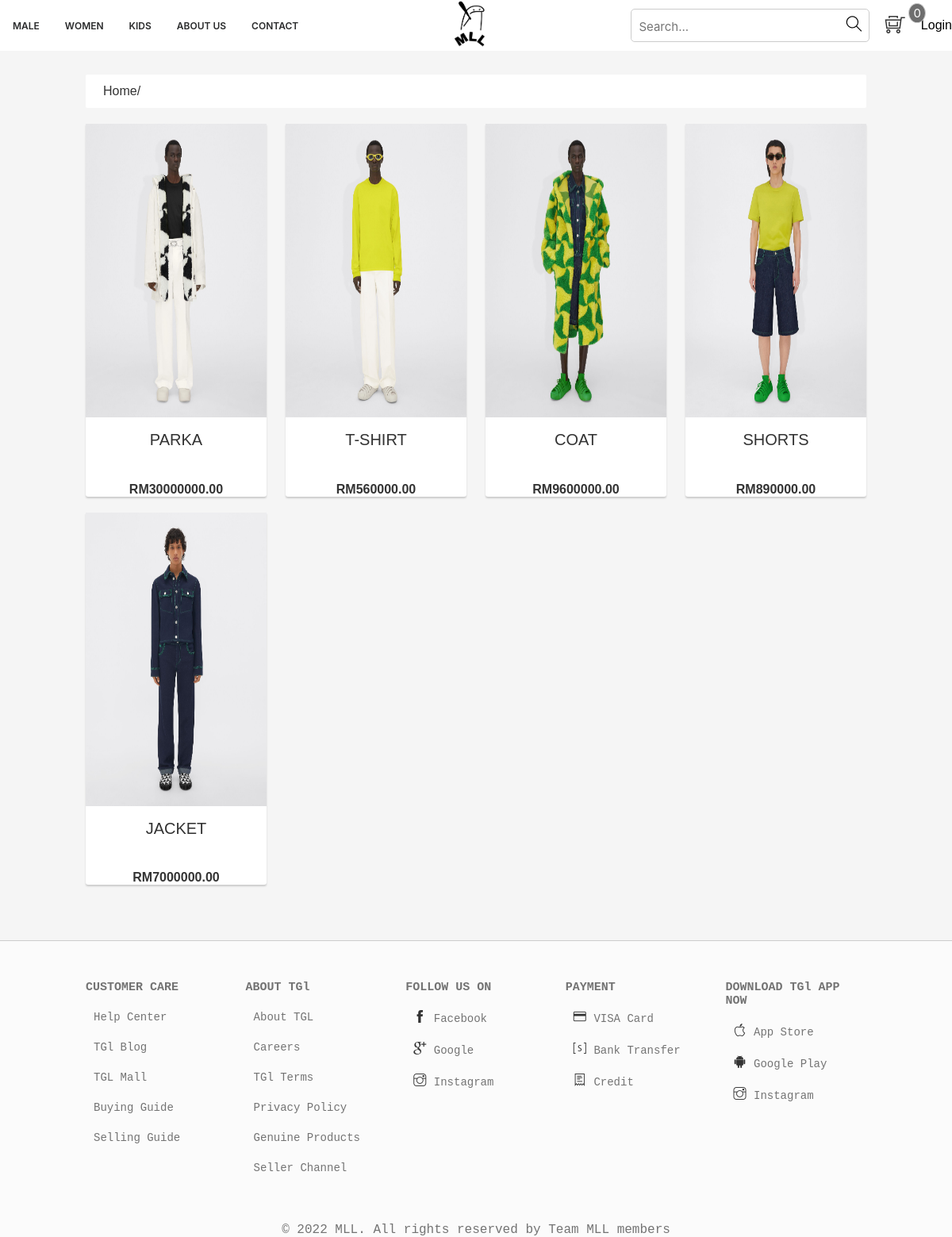
Page /listProduct.php?idBrand=30&type=0 on the earlier database version.
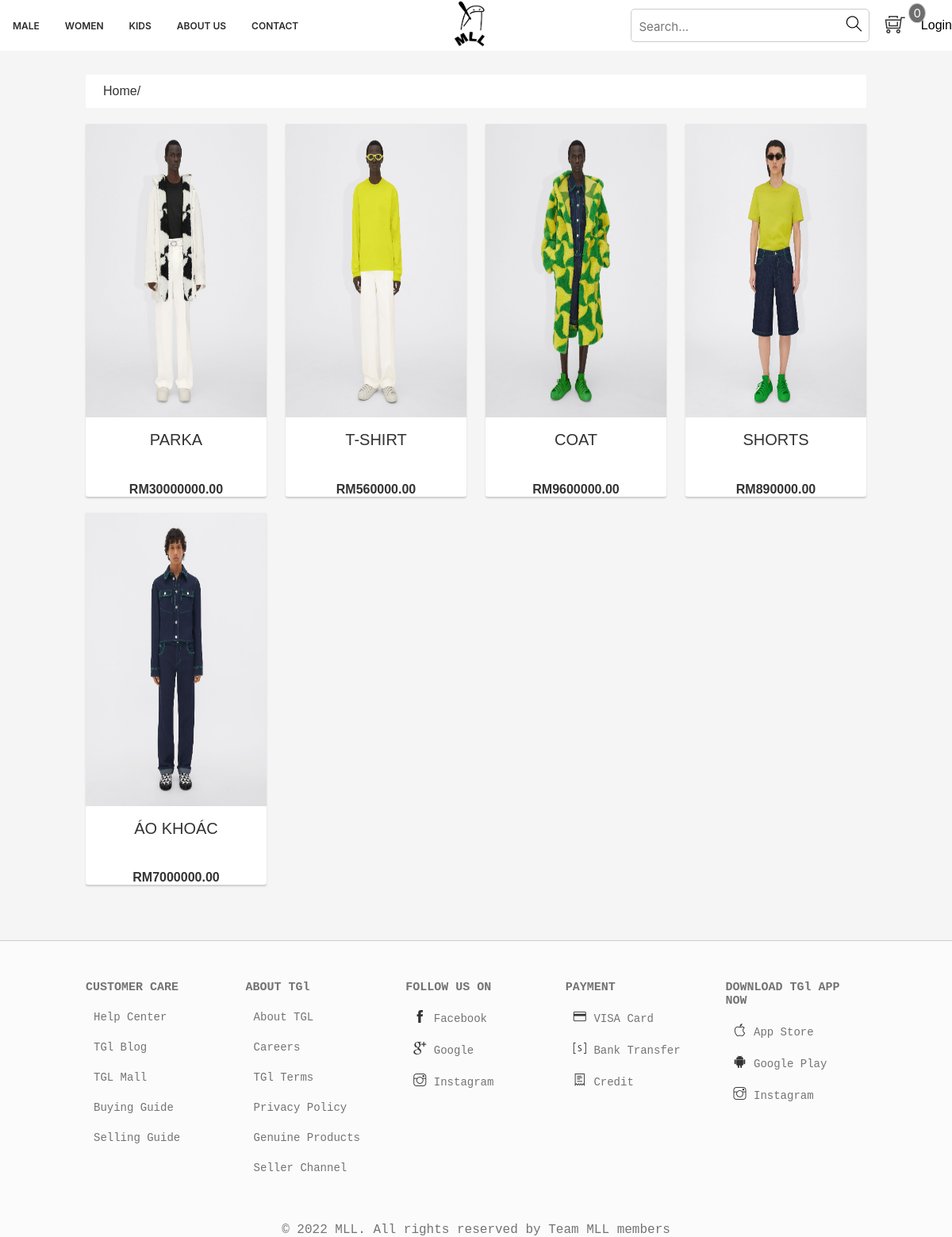
Same page on the later database version.
### tables this page shows
CREATE TABLE `product` (
  `productId` int(100) NOT NULL,
  `productName` tinytext NOT NULL,
  `catId` int(110) NOT NULL,
  `brandId` int(110) NOT NULL,
  `product_desc` text NOT NULL,
  `type` int(11) NOT NULL,
  `price` bigint(255) NOT NULL,
  `image` varchar(255) NOT NULL,
  `typeProductId` int(100) NOT NULL,
  `quantity` bigint(20) NOT NULL
);

### classses/product.php (called while the page is built, shortened)
<?php
$filepath = realpath(dirname(__FILE__));
include_once($filepath . '/../lib/database.php');
?>
<?php
class product
{
    private $db;
    public function __construct()
    {
        $this->db = new Database();
    }
    public function getproductbyBrandId($id,$type)
    {
        $sp_tungtrang = 8;
        if(!isset($_GET['trang'])){
            $trang = 1;
        }else{
            $trang = $_GET['trang'];
        }
        $product_start = ($trang-1)*$sp_tungtrang;
        $query = "SELECT pd.* , br.brandName
        FROM product AS pd INNER JOIN brand AS br ON pd.brandId=br.brandId
        WHERE pd.brandId  = '$id' AND pd.type = '$type'  LIMIT $product_start,$sp_tungtrang";
        $result = $this->db->select($query);
        return $result;
    }
}
?>

### lib/database.php (called while the page is built, shortened)
<?php
    Class Database{
        public $host   = DB_HOST;
        public $user   = DB_USER;
        public $pass   = DB_PASS;
        public $dbname = DB_NAME;
        public $link;
        private function connectDB(){
        $this->link = new mysqli($this->host, $this->user, $this->pass,
            $this->dbname);
        }
        public function select($query){
            $result = $this->link->query($query) or
            die($this->link->error.__LINE__);
            if($result->num_rows > 0){
                return $result;
            } else {
                return false;
            }
        }
}

### inc/handle.php (called while the page is built, shortened)
<?php
    include_once 'lib/database.php';
	$product = new product();
?>

### listProduct.php (the view, shortened to what this page needs)
<?php include './inc/handle.php' ?>
<!DOCTYPE html>
<html lang="en">
<head>
    <link rel="stylesheet" href="https://pro.fontawesome.com/releases/v5.10.0/css/all.css" />
    <link rel="stylesheet" type="text/css" href="assets/css/main.css">
    <link rel="stylesheet" type="text/css" href="assets/css/listProduct.css">
    <link rel="stylesheet" type="text/css" href="assets/css/grid.css">
    <link rel="stylesheet" href="assets/font/themify-icons/themify-icons.css">
</head>
<body>
    <section class="app">
        <?php include 'inc/header.php' ?>
        <?php
        if (isset($_GET['type'])) {
            $type = $_GET['type'];
        }
        if (isset($_GET['idBrand'])) {
            $getProduct = $product->getproductbyBrandId($_GET['idBrand'],$type);
        }
        ?>
        <div class="app_search">
            <div class="pc">
                <div class="grid wide" style="max-width: 1300px ;">
                    <div class="row">
                        <div class="col l-12">
                            <div class="home-filter">
                                <div class="home-filter__page">
                                    <div class="sm-gutter app__header">
                                        <span class="title-direct"><a href="index.php">Home/</a></span>
                                    </div>
                                </div>
                            </div>
                            <div class="home-suggestion">
                                <div class="row">
                                    <?php
                                    if ($getProduct) {
                                        while ($result = $getProduct->fetch_assoc()) {
                                    ?>
                                            <div class="col l-3">
                                                <a style="text-decoration: none;shape-rendering: #333;color: #333;" href="productdetails.php?productId=<?php echo $result['productId'] ?>&&brandId=<?php echo $result['brandId']?>&&type=<?php echo $result['type']?>">
                                                    <div class="home-product-item">
                                                        <img src="./admin/upload/<?php echo $result['image'] ?>" alt="" class="home-product-item_img">
                                                        <span class="home-product-item_name"><?php echo $result['productName'] ?></span>
                                                        <div class="home-product-item_price">
                                                            <span class="home-product-item_price"><?php echo "RM" . number_format($result['price'], 2, '.', '')?></span>
                                                        </div>
                                                    </div>
                                                </a>
                                            </div>
                                    <?php
                                        }
                                    } else {
                                        ?>
                                        <div style="margin:20px auto;">No product found</div>
                                    <?php
                                    }
                                    ?>
                                </div>
                            </div>
                        </div>
                    </div>
                </div>
            </div>
        </div>
        <?php include './inc/footer.php' ?>
    </section>
</body>
</html>

Differences in the rows shown:
changed product: productName "JACKET" → "ÁO KHOÁC"
